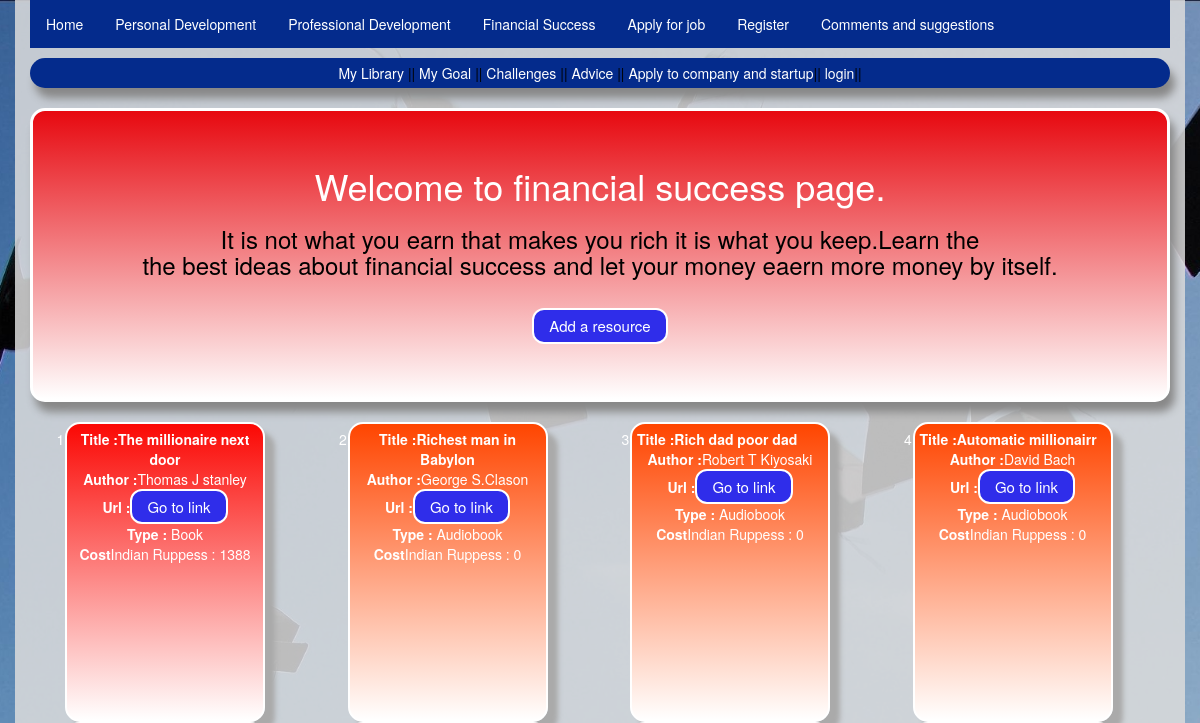
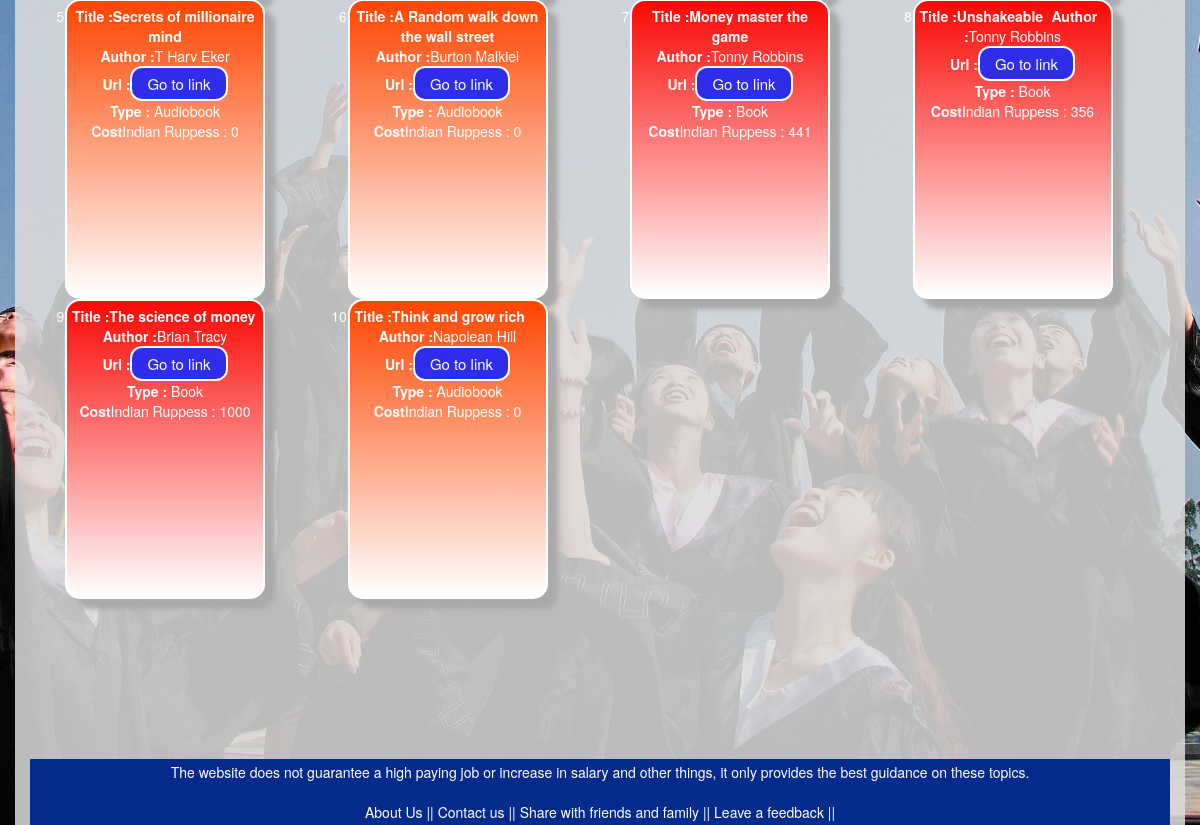
Page /FirstApp/FinancialSuccess/ on the earlier database version (2 pictures, top to bottom).
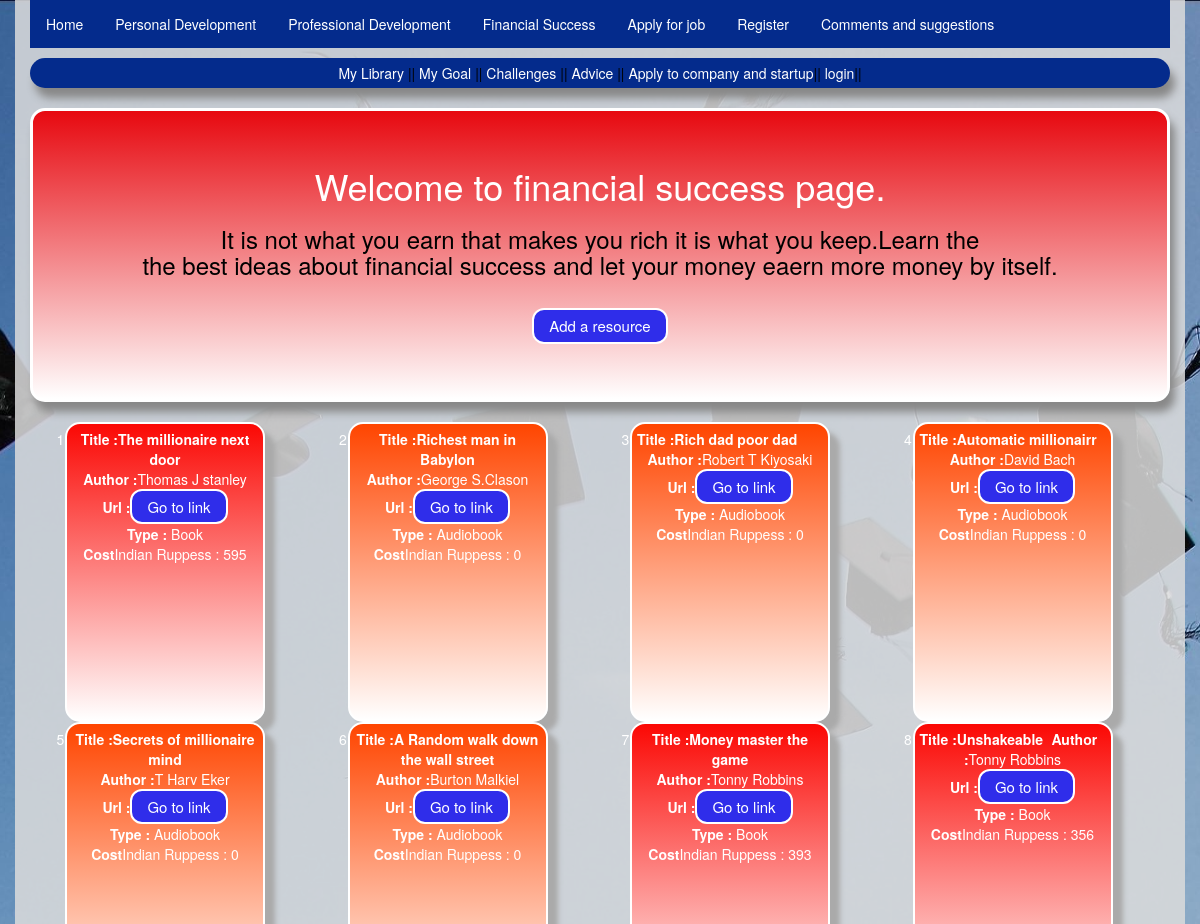
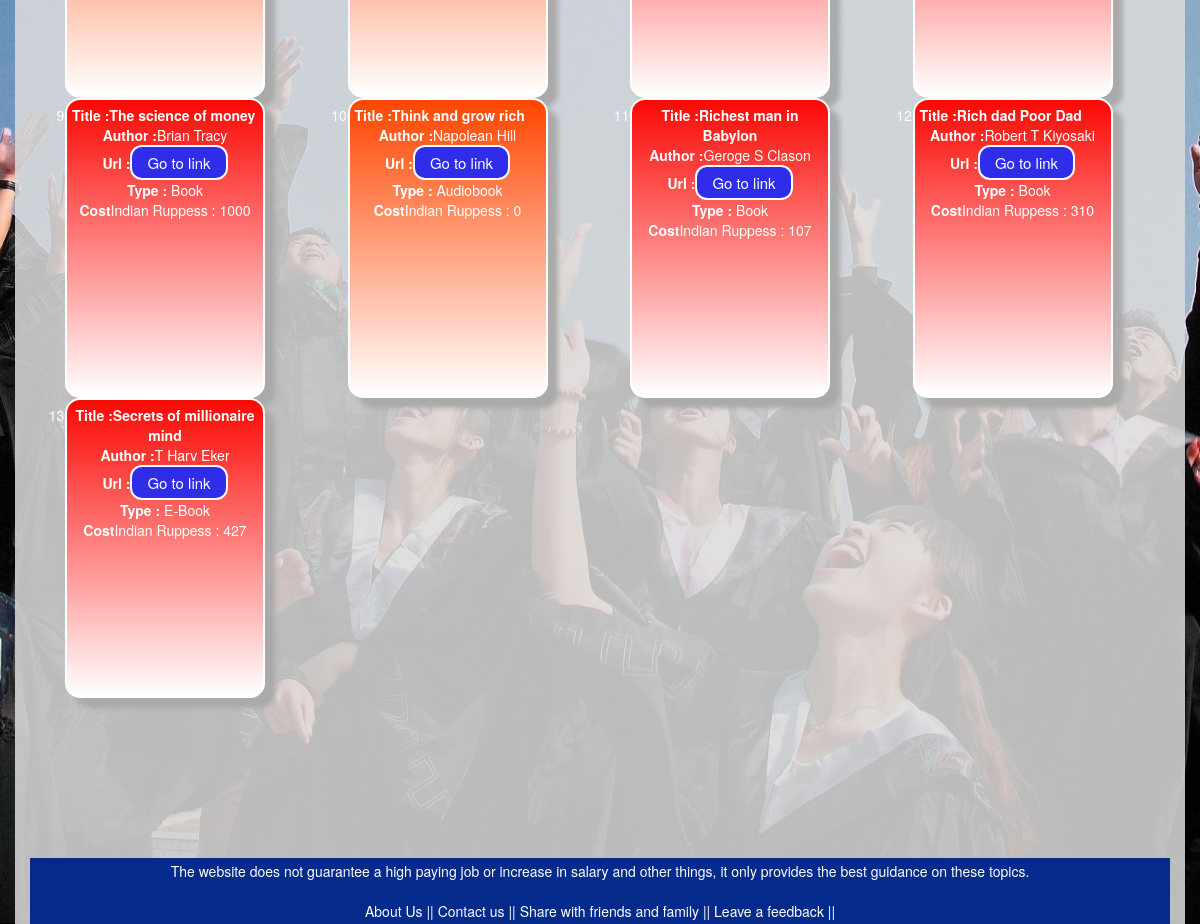
Same page on the later database version (2 pictures, top to bottom).
### FirstApp/models.py (models this page shows, shortened)
class Financial_Success_Resources(models.Model):
    Author=models.CharField(max_length=25)
    Name_Of_Resource=models.CharField(max_length=100)
    Url=models.URLField(max_length=150)
    Type=models.CharField(max_length=25)
    Self_Email=models.EmailField(max_length=100)
    Price=models.IntegerField()
    Released_On=models.DateField()

### FirstApp/views.py (the view)
def FinancialSuccessView(request):
    ResourceList=Financial_Success_Resources.objects.all()
    return render(request,'FirstApp/Financial_Success.html',{'Resource':ResourceList})

### templates/FirstApp/Financial_Success.html (shortened to what this page needs)
{%extends "FirstApp/Base.html"%}
{%block Body_Block%}<br>
<div class="FinanceSuccess"><div class="white"><h1>Welcome to financial success page.</h1></div>
  <h3>It is not what you earn that makes you rich it is what you keep.Learn the <br>
the best ideas about financial success and let your money eaern more money by itself.</h3>
<br>
 <a href="{% url 'FirstApp:Add_Financial_Success_Resource' %}"class="button2">Add a resource</a>
<br><br></div><br>
<div class="row">
 <ol>
   {%for resource in Resource%}
{%if resource.Price != 0 %}
<div class="column">
  <div class="card8">
   <li><b>Title :{{resource.Name_Of_Resource}}</b></li>
   <b>Author :</b>{{resource.Author}}<br>
 <b>Url :</b><a href="{{resource.Url}}" class="button2">Go to link</a><br>
 <b>Type :</b>  {{resource.Type}}<br>
   <b>Cost</b>Indian Ruppess : {{resource.Price}}<br>
</div></div>
{%else%}
<div class="column">
  <div class="card9">
   <li><b>Title :{{resource.Name_Of_Resource}}</b></li>
   <b>Author :</b>{{resource.Author}}<br>
 <b>Url :</b><a href="{{resource.Url}}" class="button2">Go to link</a><br>
 <b>Type :</b>  {{resource.Type}}<br>
   <b>Cost</b>Indian Ruppess : {{resource.Price}}<br>
</div></div>
{%endif%}
   {%endfor%}
 </ol>
</div>
{%endblock%}

### templates/FirstApp/Base.html (shortened to what this page needs)
<!DOCTYPE html>
{% load static %}
{% load bootstrap3 %}
<html lang="en" dir="ltr">
  <head>
<link rel="stylesheet" href="{% static "css/mystyle.css"%}">
 <link rel="stylesheet" href="https://maxcdn.bootstrapcdn.com/bootstrap/3.4.1/css/bootstrap.min.css">
  </head>
  <body >
<div id="header">
<div class="container" >
<ul>
      <li ><a href="{% url 'index' %}">Home</a></li>
     <li><a href="{% url 'FirstApp:Personal_Development' %}">Personal Development</a></li>
     <li><a href="{% url 'FirstApp:Professional_Development' %}">Professional Development</a></li>
     <li><a href="{% url 'FirstApp:Financial_Success' %}">Financial Success</a></li>
     <li><a href="{%url 'FirstApp:ApplyJob'%}">Apply for job</a></li>
        <li><a href="{% url 'FirstApp:Registration' %}">Register</a></li>
              <li><a href="{% url 'FirstApp:CommentsAndSuggestions' %}">Comments and suggestions</a></li>
            </ul>
<div class="menu">
     <a href="{% url 'FirstApp:MyLibrary' %}">My Library</a>  ||
     <a href="{%url 'FirstApp:MyGoal'%}">My Goal </a> ||
           <a href="{%url 'FirstApp:Challenge'%}">Challenges</a>  ||
            <a href="{%url 'FirstApp:AdvicePathsExperienceResources'%}">Advice</a>    ||
              <a href="{% url 'FirstApp:CompanyAndStartup' %}">Apply to company and startup</a>||
           {%if user.is_authenticated%}
            <a href="{%url 'logout'%}">Logout</a>
            {%else%}
            <a href="{%url 'FirstApp:user_login'%}">login</a>||
            {%endif%}
</div>
   {%block Body_Block%}{%endblock%}
<br>
<br>
<br>
<br>
<br>
<br>
<br>
<br>
<footer>
  <div class="white">The website does not guarantee a high paying job or increase in salary and other things, it only provides the best guidance on these topics.</div>
  <br>
<a href="{% url 'FirstApp:AboutUs' %}">About Us</a>  ||
  <a href="{% url 'FirstApp:ContactUs' %}">Contact us</a>  ||
  <a href="{% url 'FirstApp:ShareUs' %}">Share with friends and family</a>  ||
  <a href="{% url 'FirstApp:CommentsAndSuggestions' %}">Leave a feedback</a>  ||
</footer>
</div>
</div>
  </body>
</html>

### static/css/mystyle.css (style rules this page uses)
html { height: 100%; }
body { height: 100%; text-align: center; }
a:link { color: white; }
body, html { height: 100%; margin: 0; }
#header { background-image: url('../images/pexels-pixabay-267885.jpg'); background-position: center; background-repeat: no-repeat; background-size: cover; }
.menu { background-color: #042B8C ; padding-top:5px; padding-bottom:5px; box-shadow: 5px 10px 8px #888888; border-radius:15px; }
.container { background-color: rgba(220,220,220, 0.85); color:black; }
.button2 { border: 2px solid white; background-color: #2F2DEA; color: white; padding: 5px 15px; text-align: center; text-decoration: none; display: inline-block; font-size:15px; border-radius: 12px; }
.column { float: left; width: 25%; padding: 0 10px; }
.row { margin: 0 -5px; color:white; }
.row:after { content: ""; display: table; clear: both; }
.card9 { box-shadow: 0 4px 8px 0 rgba(0, 0, 0, 0.2); padding: 5px; border: 2px solid white; border-radius: 15px; box-shadow: 10px 10px 5px #aaaaaa; horizontal-align:center; vertical-align: center; width: 200px; height: 300px; background-image: linear-gradient(to top, rgba(255,255,255), rgba(255,69,0 )); }
.card8 { box-shadow: 0 4px 8px 0 rgba(0, 0, 0, 0.2); padding: 5px; border: 2px solid white; border-radius: 15px; box-shadow: 10px 10px 5px #aaaaaa; horizontal-align:center; vertical-align: center; width: 200px; height: 300px; background-image: linear-gradient(to top, rgba(255,255,255), rgba(251, 8, 4 )); }
.white { color:white; }
ul { list-style-type: none; margin: 0; padding: 0; overflow: hidden; background-color: #042B8C; }
li { float: left; }
li a { display: block; color: white; text-align: center; padding: 14px 16px; text-decoration: none; }
footer { text-align: center; padding: 3px; background-color: #042B8C; color: white; }
.FinanceSuccess { width:auto; height:auto; border: 3px solid white; border-radius:15px; padding: 35px; background-image: linear-gradient(to top, rgba(255,255,255), #E70910); background-color:#046C05; color:black; box-shadow: 5px 10px 8px #888888; }

Differences in the rows shown:
changed Financial_Success_Resources "The millionaire next door": Price "1388" → "595"
changed Financial_Success_Resources "Money master the game": Price "441" → "393"
added Financial_Success_Resources: Name_Of_Resource "Richest man in Babylon", Author "Geroge S Clason", Type "Book", Price "107"
added Financial_Success_Resources: Name_Of_Resource "Rich dad Poor Dad", Author "Robert T Kiyosaki", Type "Book", Price "310"
added Financial_Success_Resources: Name_Of_Resource "Secrets of millionaire mind", Author "T Harv Eker", Type "E-Book", Price "427"
